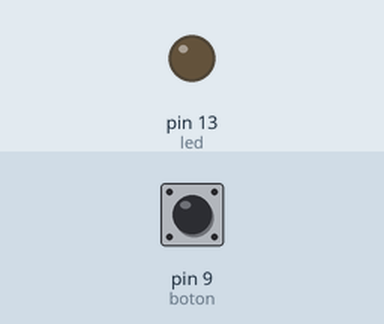
Simulated run of this sketch. Board: Arduino Uno, built with avr-gcc and run on an emulated ATmega328P. Shown: output pins drawn as LEDs (lit = HIGH). The inputs (shaded band) are chosen by the test bench; at power-on: pin 9 (boton) HIGH.

Above: at 1.2 s.
1.3 s: pin 9 (boton) pulled LOW for 0.15 s
At 1.4 s:
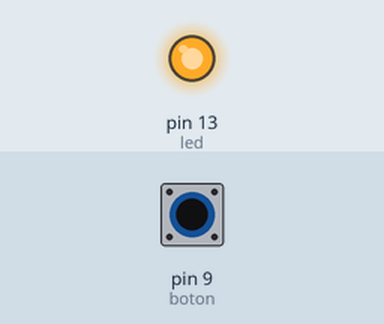
2.9 s: pin 9 (boton) pulled LOW for 3.2 s
At 7.3 s:
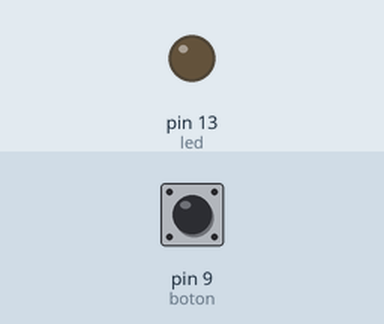
Timing chart, 0 to 8.8 s (numbered marks = the images above; inputs shaded):
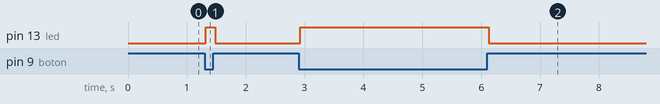

Measured:
- after the input at 1.3 s, pin 13 (led): LOW → HIGH at once, → LOW 0.16 s later
- after the input at 2.9 s, pin 13 (led): LOW → HIGH at once, → LOW 3.2 s later

The sketch:

boton-touch.ino
```cpp
//
int led = 13; // Pin digital para el LED
int boton = 9;// Pin digital para el boton
void setup()
{
  pinMode(led, OUTPUT);// Configura el pin como salida
  pinMode(boton, INPUT_PULLUP);// Configura el pin como entrada Pullup
}

void loop(){
  int dato = digitalRead(boton);// Verifica si el botón ha cambiado de estado
  if (dato == LOW) {
    delay(20);
    digitalWrite(led,HIGH);// enciende el LED
  }else{
    delay(20);
  	digitalWrite(led,LOW);// apaga el LED
  }
}
```
